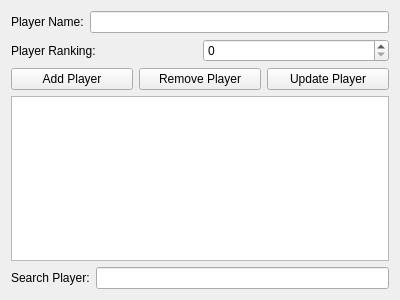
<?xml version="1.0" encoding="UTF-8"?>
<ui version="4.0">
 <class>PlayerBox</class>
 <widget class="QWidget" name="PlayerBox">
  <property name="geometry">
   <rect>
    <x>0</x>
    <y>0</y>
    <width>400</width>
    <height>300</height>
   </rect>
  </property>
  <property name="windowTitle">
   <string>Form</string>
  </property>
  <layout class="QVBoxLayout" name="verticalLayout_2">
   <item>
    <layout class="QHBoxLayout" name="horizontalLayout_3">
     <item>
      <widget class="QLabel" name="playerNamelabel">
       <property name="text">
        <string>Player Name:</string>
       </property>
      </widget>
     </item>
     <item>
      <widget class="QLineEdit" name="playerNameLineEdit"/>
     </item>
    </layout>
   </item>
   <item>
    <layout class="QHBoxLayout" name="horizontalLayout_4">
     <item>
      <widget class="QLabel" name="playerRankingLabel">
       <property name="text">
        <string>Player Ranking:</string>
       </property>
      </widget>
     </item>
     <item>
      <widget class="QSpinBox" name="playerRankingSpinBox"/>
     </item>
    </layout>
   </item>
   <item>
    <layout class="QHBoxLayout" name="horizontalLayout">
     <item>
      <widget class="QPushButton" name="addPlayerButton">
       <property name="text">
        <string>Add Player</string>
       </property>
      </widget>
     </item>
     <item>
      <widget class="QPushButton" name="removePlayerButton">
       <property name="text">
        <string>Remove Player</string>
       </property>
      </widget>
     </item>
     <item>
      <widget class="QPushButton" name="updatePlayerButton">
       <property name="text">
        <string>Update Player</string>
       </property>
      </widget>
     </item>
    </layout>
   </item>
   <item>
    <widget class="QListWidget" name="playerListWidget"/>
   </item>
   <item>
    <layout class="QHBoxLayout" name="horizontalLayout_2">
     <item>
      <widget class="QLabel" name="searchPlayerLabel">
       <property name="text">
        <string>Search Player:</string>
       </property>
      </widget>
     </item>
     <item>
      <widget class="QLineEdit" name="searchPlayerLineEdit"/>
     </item>
    </layout>
   </item>
  </layout>
 </widget>
 <resources/>
 <connections/>
</ui>
